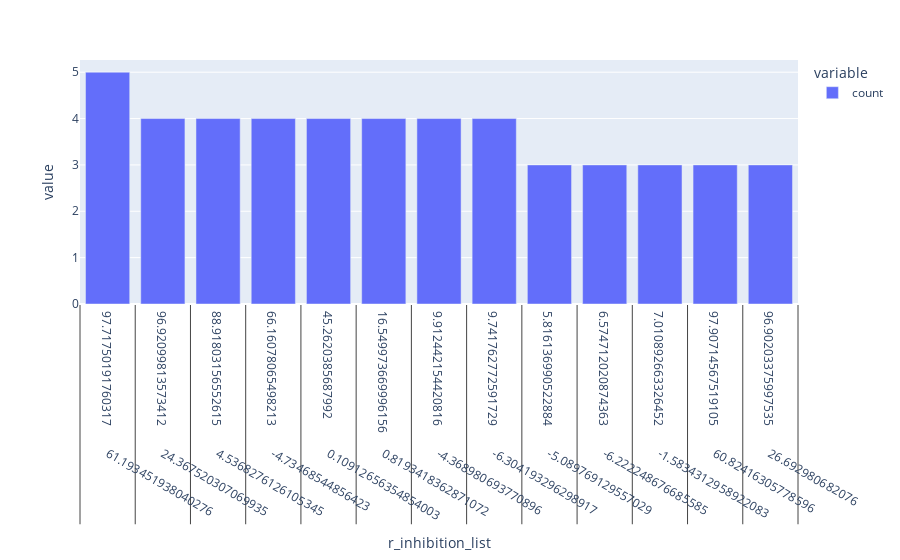

Source (notebook cell):
### Code cell
import plotly.express as px


fig = px.bar(fixed_df.r_inhibition_list.value_counts().round(2))
fig.show()

### Figure 1 — Plotly figure (JSON) as saved in the notebook; plotly's stock layout.template omitted (floating-point values rounded to 4 significant figures; data arrays with more than 128 entries replaced by an {"elided": "..."} marker saying what was removed)
{"data": [{"alignmentgroup": "True", "hovertemplate": "variable=count<br>r_inhibition_list=%{x}<br>value=%{y}<extra></extra>", "legendgroup": "count", "marker": {"color": "#636efa", "pattern": {"shape": ""}}, "name": "count", "offsetgroup": "count", "orientation": "v", "showlegend": true, "textposition": "auto", "type": "bar", "x": {"elided": "676 rows, 16212 float values in total"}, "xaxis": "x", "y": {"elided": "676 int values"}, "yaxis": "y"}], "layout": {"barmode": "relative", "legend": {"title": {"text": "variable"}, "tracegroupgap": 0}, "margin": {"t": 60}, "xaxis": {"anchor": "y", "domain": [0, 1], "title": {"text": "r_inhibition_list"}}, "yaxis": {"anchor": "x", "domain": [0, 1], "title": {"text": "value"}}}}
